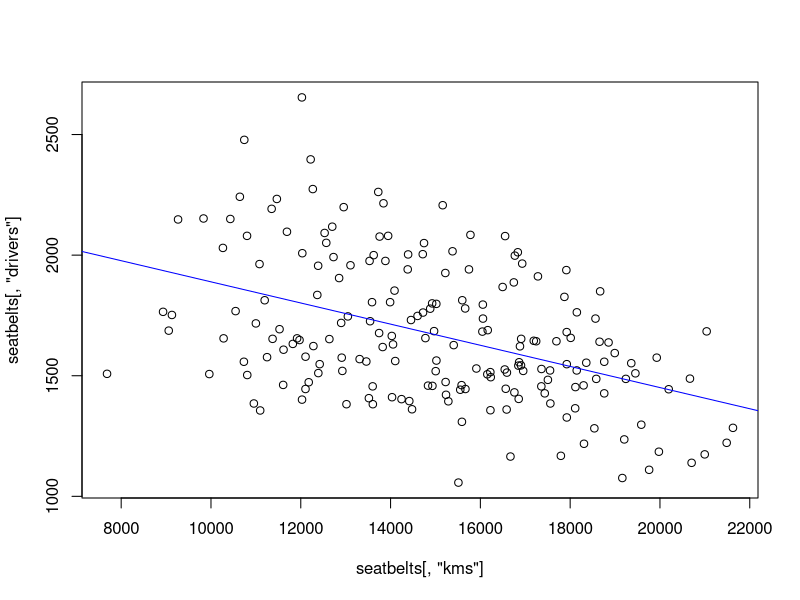
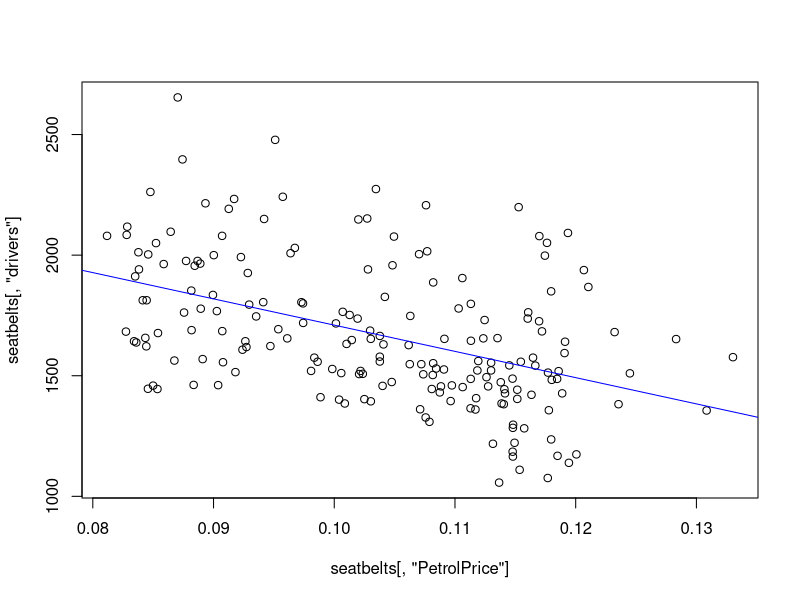
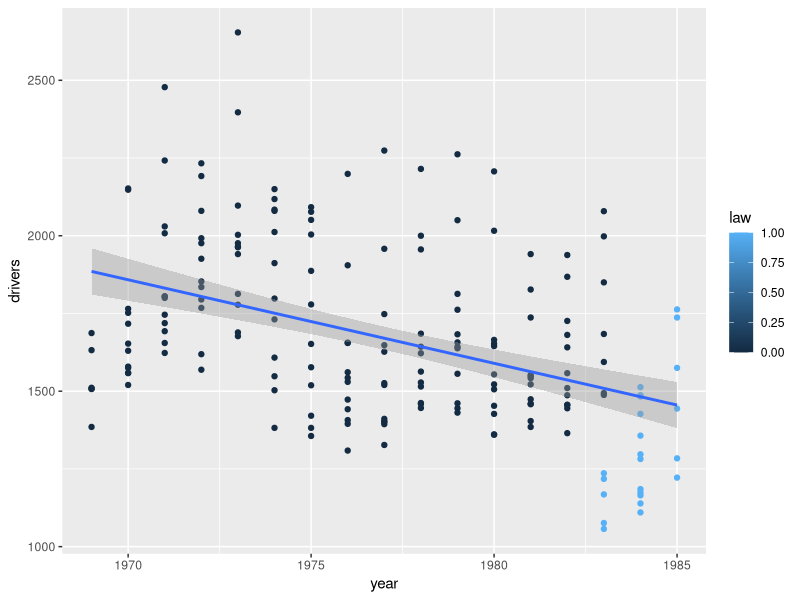
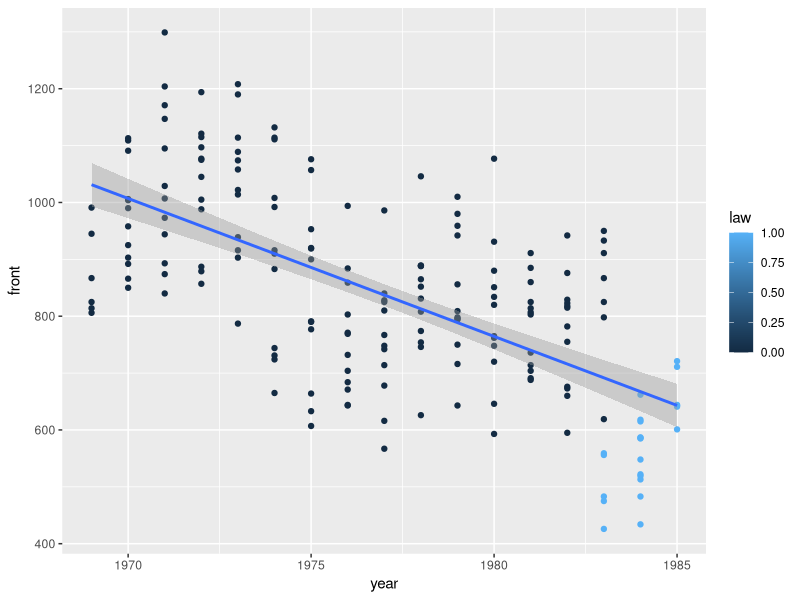
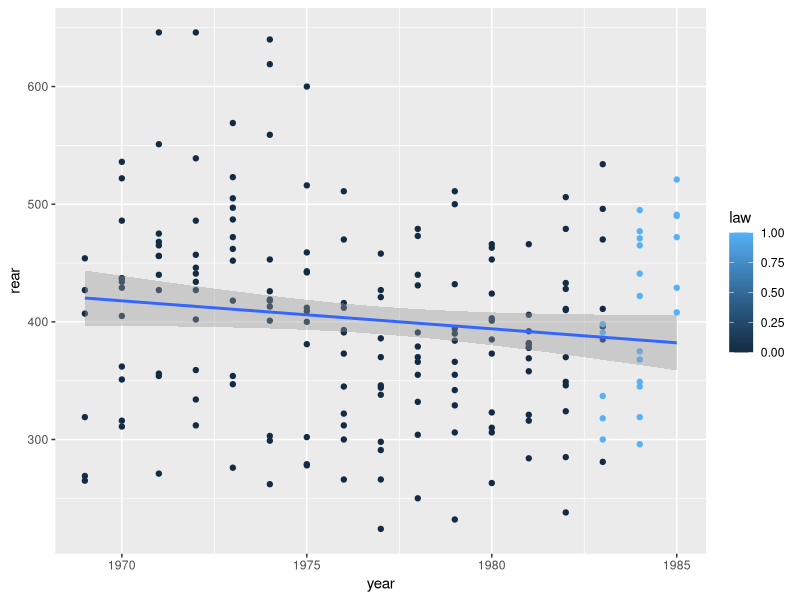

These figures' R source, in order:
## ---- chunk 1
knitr::opts_chunk$set(echo = TRUE)

## Set working directory 

setwd('/Users/abhi/Documents/UW/Courses/Winter Quarter 17/INFX 573/Week_2/Lab_1/')

## Loading the data 

seatbelts <- read.csv('seatbelts.csv')

head(seatbelts)

## Get information on data 

dim(seatbelts)
colnames(seatbelts)
## ---- chunk 2
summary(seatbelts)
## ---- chunk 3
 

mean(seatbelts[,"DriversKilled"])

mean(seatbelts[seatbelts[,"year"] >= 1969 & 
                   seatbelts[,"year"]<1970,"DriversKilled"])

by(seatbelts[,"DriversKilled"], seatbelts[,"year"], mean)

## ---- chunk 4
mean(subset(seatbelts$DriversKilled, seatbelts$year == 1970))
mean(subset(seatbelts$DriversKilled, seatbelts$year == 1978))

## ---- chunk 5
mean(subset(seatbelts$rear, seatbelts$year == 1972))
mean(subset(seatbelts$rear, seatbelts$year == 1980))
## ---- chunk 6
plot(seatbelts[,"kms"], seatbelts[,"drivers"])
abline(lm(seatbelts$drivers ~ seatbelts$kms), col = "blue")

## ---- chunk 7
plot(seatbelts[,"PetrolPrice"], seatbelts[,"drivers"])
abline(lm(seatbelts$drivers ~ seatbelts$PetrolPrice), col = "blue")
## ---- chunk 8
library(ggplot2)
p <- ggplot(seatbelts, aes(year,drivers, color = law)) + geom_point()
p + geom_smooth(method = 'lm', formula = y~x)

## ---- chunk 9

## ---- chunk 10
library(ggplot2)
p <- ggplot(seatbelts, aes(year,VanKilled, color = law)) + geom_point() + facet_grid(.~law)

g <- ggplot(seatbelts, aes(year,front, color = law)) + geom_point() + geom_smooth(method = 'lm', formula = y ~ x )
g
h <- ggplot(seatbelts, aes(year,rear, color = law)) + geom_point() + geom_smooth(method = 'lm', formula = y ~ x )
h

